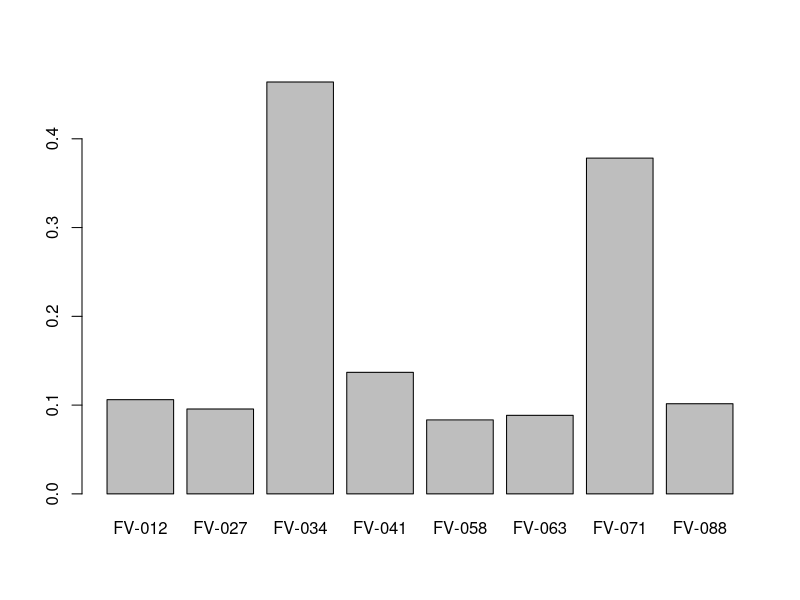
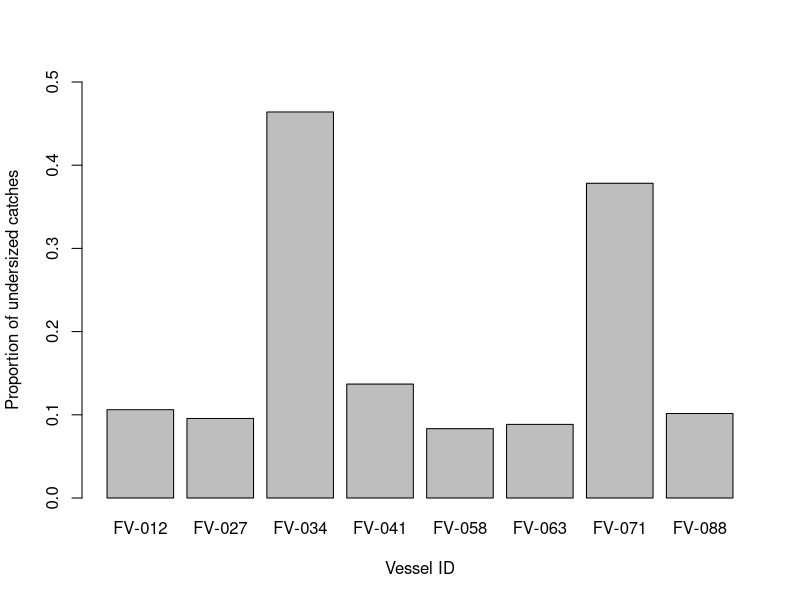
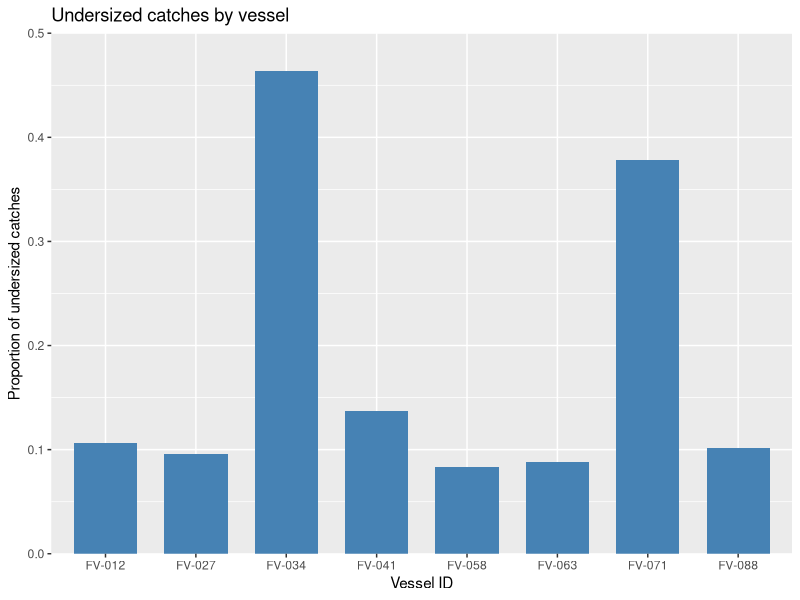

Here is the R script that generated these plots, in order:
## ---- chunk 1
knitr::opts_chunk$set(echo = TRUE)
## ---- chunk 2
# First, import the dataset using the data() function and then use the help function '?'
# By the way, any text you see following a '#' symbol is termed a comment.
# Comments allow you to annotate code but nothing within them is executed.
data("mtcars")
?mtcars

## ---- chunk 3
# Check out the class of the mtcars dataset
class(mtcars)

## ---- chunk 4
# The head command simply prints the first six rows to the screen
head(mtcars)

# Or another way to do the same thing
mtcars[1:6, ]

# Or if you just wanted to see the first four rows and six columns
mtcars[1:4, 1:6]

## ---- chunk 5
# Check out the structure of the mtcars dataset using the str() function
str(mtcars)

## ---- chunk 6
# Some basic sums
2+5
2*5
2/5
2-5
2^5

# Let's store the value of a couple of these as variables and then do some calculations with them
x <- 2/5
y <- 2^5
z <- x^y
z

## ---- chunk 7
# To convert mpg to kpl, multiply by 0.425. Let's store these values in a new vector
kpl <- mtcars$mpg * 0.425      # fuel economy in km per litre

# Have a look at the new kpl values
print(kpl)

# Check the class
class(kpl)

## ---- chunk 8
# Add the kpl values to the mtcars dataframe as a new column
mtcars$kpl <- kpl

# Have a quick look at the first six rows of mtcars using the head() function
head(mtcars)

# As the mpg column is now redundant, we can remove it by setting it to NULL
mtcars$mpg = NULL
head(mtcars)

## ---- chunk 9
# Create name vector. As these are character strings, each name should be placed between quotation marks
name <-c("John", "Mary", "Steven", "Bob", "Max", "Steph", "Shane", "Sharon", "Anthony", "Molly")

# Create a weight vector. As these are integers, each needs the suffix L to tell R that it is not a floating point number
weight <- c(72L, 60L, 121L, 92L, 63L, 68L, 87L, 70L, 75L, 62L)     # mass in kg

# Create a height vector. As these have decimal places, they will be imported as floating point or "numeric"
height <- c(1.70, 1.56, 1.82, 1.9, 1.68, 1.72, 1.81, 1.75, 1.77, 1.69)   # height in m

# Create a sex vector. As this is categorical, we use as.factor() to define them
sex <- as.factor(c("M", "F", "M", "M", "M", "F", "M", "F", "M", "F"))

# Investigate the class of each vector
class(name)
class(weight)
class(height)
class(sex)

# Create dataframe from these four vectors
pop_stats <- data.frame(
  name = name,
  height = height,
  weight = weight,
  sex = sex
)

# Now let's calculate BMI and include this as a new column
pop_stats$BMI <- pop_stats$weight / pop_stats$height^2     # BMI in kg/m^2
print(pop_stats)

## ---- chunk 10
# Convert the weight column in our dataframe from an integer type to a numeric type
pop_stats$weight <- as.numeric(pop_stats$weight)

class(pop_stats$weight)

## ---- chunk 11
# First calculate the mean
mean_bmi <- sum(pop_stats$BMI)/length(pop_stats$BMI)
print(mean_bmi)

# Then the standard deviation
sd_bmi <- sqrt(sum((pop_stats$BMI - mean_bmi)^2)/(length(pop_stats$BMI)-1))
print(sd_bmi)

## ---- chunk 12
# Calculate the mean bmi
mean_bmi_func <- mean(pop_stats$BMI)

# Calculate the standard deviation of BMI
sd_bmi_func <- sd(pop_stats$BMI)

# Now check that our calculated numbers are equal to these
mean_bmi == mean_bmi_func
sd_bmi == sd_bmi_func

## ---- chunk 13
# Run a simple student's t test
t.test(pop_stats$BMI, mu = 22.5)

## ---- chunk 14
# Import the dataset using the read.csv() function.
# A bare file name works when the file is in R's current working directory.
# If you saved it somewhere else, hand read.csv() the full path instead, e.g.
# read.csv("~/Documents/teaching/2026/TR3/SC1109/fisheries.csv")
fisheries <- read.csv("fisheries.csv")

# Have a look at the first five rows and six columns
fisheries[1:5, 1:6]

# Check out the class of each vector in the data frame
str(fisheries)

## ---- chunk 15
# Convert the date vector from character to date type
fisheries$date <- as.Date(fisheries$date)

# Convert $legal_size to logical
fisheries$legal_size <- as.logical(fisheries$legal_size)

# Check that the change worked
str(fisheries)

## ---- chunk 16
# First let's create a data frame from the fisheries data frame but just with the first four columns
fisheries_reduced <- fisheries[, 1:4]

# That comma is important. It indicates that you want all rows, but only columns one to four.
# Next let's create another data frame that includes $catch_id, $vessel, $legal_size and $gear
legal <- fisheries[, c("catch_id", "vessel", "legal_size", "gear")]

# Again, that comma indicates that we want all rows here.
# Another thing we can do is merge data frames as long as the two contributing data frames have at least one shared column. In our case, both sub data frames include the $catch_id column
merged_df <- merge(fisheries_reduced, legal, by = "catch_id")

## ---- chunk 17
# Create a table of legal and illegally sized catches per vessel
legal_table <- table(fisheries$vessel, fisheries$legal_size)

print(legal_table)

# Check the class() of your table while you're at it
class(legal_table)

## ---- chunk 18
# Create new table from the original table with proportions rather than raw numbers to account for differing numbers of catches using prop.table()
prop_tab <- prop.table(legal_table, 1)

# The , 1 ensures that each row equals 1 rather than the sum of all values across the table

# Create a bar chart of just the undersized catches
barplot((prop_tab)[, "FALSE"])

# We can modify this plot to include titles and you can increase the y axis limit to 0.5
barplot((prop_tab)[, "FALSE"],
        ylab = "Proportion of undersized catches",
        xlab = "Vessel ID",
        ylim = c(0, 0.5))

# To see all barplot() options
?barplot

## ---- chunk 19

# Load up the package
library(ggplot2)

# Now lets try recreate the plot. First, ggplot requires a dataframe, not a table
prop_tab_df <- as.data.frame(prop_tab)

# And now the plot script. So instead of using base R's barplot function, we'll call ggplot with geom_col() to tell it to create a bar plot
ggplot(subset(prop_tab_df, Var2 == "FALSE"),
       aes(x = Var1, y = Freq)) +
  geom_col(fill = "steelblue", width = 0.7) +
  scale_y_continuous(limits = c(0, 0.5), expand = c(0, 0)) +
  labs(x = "Vessel ID",
       y = "Proportion of undersized catches",
       title = "Undersized catches by vessel")
